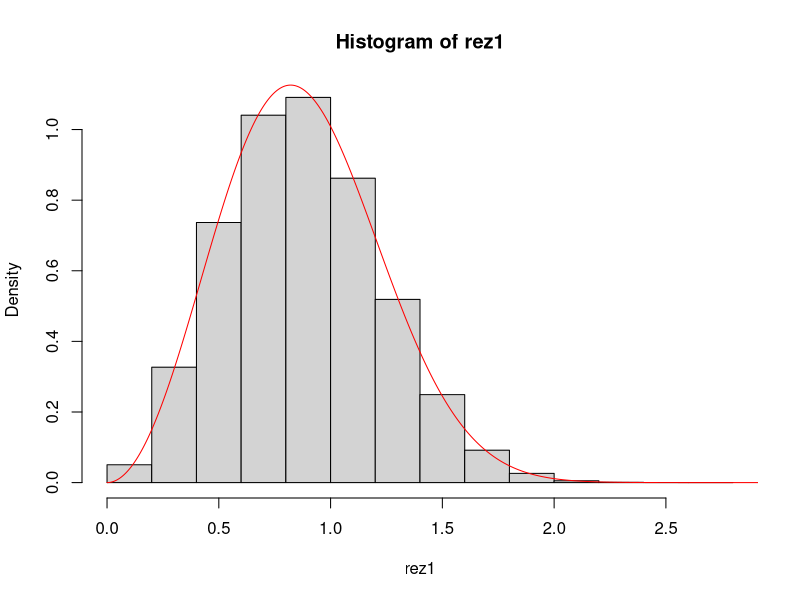
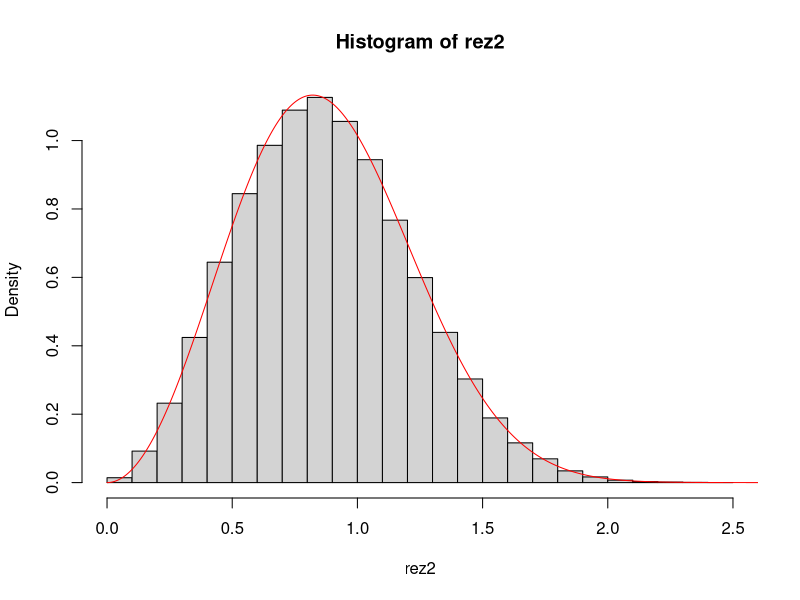
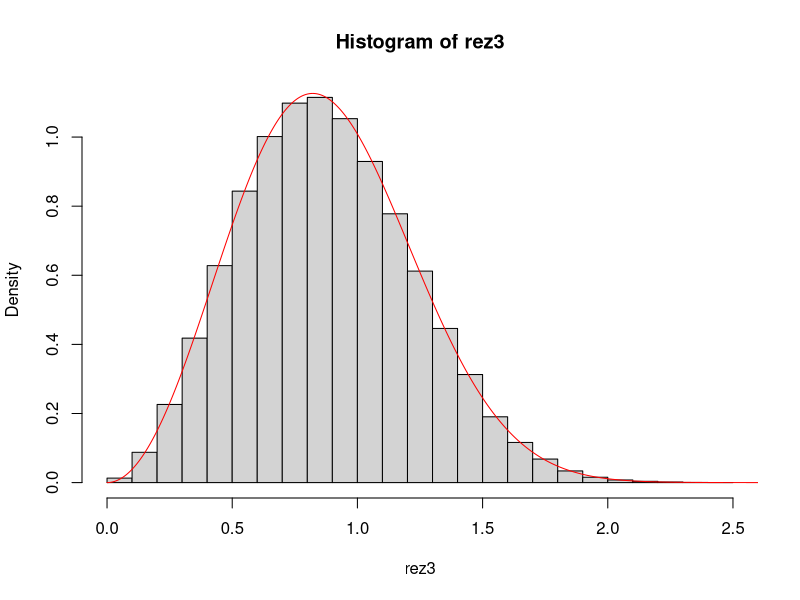

These charts were generated, in order, by the following R code:
f <- function (x,a=1){
  return(a*(sin(x)^2*exp(-x^2*sqrt(x))))
}

g2 <- function(x){
  return(1/(2*pi) * 1/(1+ (x^2)/4))
}


rg2 <- function(n){
  u <- runif(n)
  return(2*tan(pi*u))
}




fmed<-function(x){
  return(x*f(x,3.852985))  # folosita pt a calcula media
}


raport1<-function(x){
  return(f(x)/dexp(x))  
}

raport2<-function(x){
  return(f(x)/(2*g2(x))) 
}

raport3<-function(x){
  return(f(x)/(2*dnorm(x))) 
}

medie_exacta<-integrate(fmed,0,Inf)$value



func1 <- function(dummy, k=1)
{
  while (TRUE)
  { 
    u <- runif(1)
    y <- rexp(1)
    g <- dexp(y)
    if (u <= f(y) / (k* g)) return(y) 
  }
}


freq1 <- function(dummy, k=1)
{
  u <- runif(1)
  y <- rexp(1)
  g1 <- dexp(y)
  if (u <= f(y) / (k* g1)) return(1) 
  return(0)
}

func2 <- function(dummy, k=1)
{
  while (TRUE)
  { 
    u <- runif(1)
    y <- abs(rg2(1))
    g <- 2*g2(y)
    if (u <= f(y) / (k* g)) return(y) 
  }
}

freq2 <- function(dummy, k=1)
{
  while (TRUE)
  { 
    u <- runif(1)
    y <- abs(rg2(1))
    g <- 2*g2(y)
    if (u <= f(y) / (k* g)) return(1) 
    return(0)
  }
}

func3 <- function(dummy, k=1)
{
  while (TRUE)
  { 
    u <- runif(1)
    y <- abs(rnorm(1))
    # while(y<0){
    #   y<-rnorm(1)
    # }
    
    g <- 2*dnorm(y)
    if (u <= f(y) / (k* g)) return(y) 
  }
}

aux3 <- function (nr,rez){
  
  return(mean(rez[1:nr]))
}

freq3<- function(dummy, k=1)
{
  u <- runif(1)
  y <- abs(rnorm(1))
  # while(y<0){
  #   y<-rnorm(1)
  # }
  g1 <- 2*dnorm(y)
  if (u <= f(y) / (k* g1)) return(1) 
  return(0)
}


x<-seq(0,4,0.001)  # intervalul discretizat


sup1<-optimise(raport1,x,maximum=TRUE)
sup2<-optimise(raport2,x,maximum=TRUE)
sup3<-optimise(raport3,x,maximum=TRUE)


acceptate1<-sapply(1:10^5,freq1,sup1$objective)
acceptate2<-sapply(1:10^5,freq2,sup2$objective)
acceptate3<-sapply(1:10^5,freq3,sup3$objective)

rata1<-mean(acceptate1)
rata2<-mean(acceptate2)
rata3<-mean(acceptate3)

constAprox1<-1/((sup1$objective)*rata1)
constAprox2<-1/((sup2$objective)*rata2)
constAprox3<-1/((sup3$objective)*rata3)



rez1<-sapply(1:10^5,func1,sup1$objective)
rez2<-sapply(1:10^5,func2,sup2$objective)
rez3<-sapply(1:10^5,func3,sup3$objective)


#rezultate3<-c()

# for (i in 1:10){
#   
#   rezultate3<-c(rezultate3,mean(sapply(1:10^5,func3,sup3$objective)))
#   
# }
# 
# plot(1:10,rezultate3, type = "o" )
# abline(h = medie_exacta+0.001, col = "red") 
# abline(h = medie_exacta-0.001, col = "red") 
# abline(h = medie_exacta, col = "blue") 
# 
# 
# rezultate3p<-c()
# 
# for (i in 1:10){
#   
#   rezultate3p<-c(rezultate3p,mean(sapply(1:10^6,func3,sup3$objective)))
#   
# }
# 
# plot(1:10,rezultate3p, type = "o" )
# abline(h = medie_exacta+0.001, col = "red") 
# abline(h = medie_exacta-0.001, col = "red") 
# abline(h = medie_exacta, col = "blue") 

# medie1<-mean(rez1)
# 
# medii1<-cumsum(rez1)/seq_along(rez1)
# 
# criteriu1<-which(abs(medii1-medie_exacta)<=0.001)
# 
# print(criteriu1)
# 
# 
# 
# 
# medie2<-mean(rez2)
# 
# medii2<-cumsum(rez2)/seq_along(rez2)
# 
# criteriu2<-which(abs(medii2-medie_exacta)<=0.001)
# 
# print(criteriu2)
# 
# 
# 
# medie3<-mean(rez3)
# 
# medii3<-cumsum(rez3)/seq_along(rez3)
# 
# criteriu3<-which(abs(medii3-medie_exacta)<=0.001)
# 
# print(criteriu3)


hist(rez1,freq=F)
lines(x,f(x,constAprox1),col='red')

hist(rez2,freq=F)
lines(x,f(x,constAprox2),col='red')

hist(rez3,freq=F)
lines(x,f(x,constAprox3),col='red')




#aproximarea mediei
sim_est_medie3<-sapply(1:10^6,freq3,sup3$objective)


est3<-mean(sim_est_medie3)

est_freq3<-cumsum(sim_est_medie3)/seq_along(sim_est_medie3)

est_freq3<-est_freq3[est_freq3!=0]

est_constante_aprox3<-1/(est_freq3*sup3$objective)

fmedAux<-function(x,a){
  return(x*f(x,a))
}

integrare_auxiliara<-function(constanta){
  return (integrate(fmedAux,0,Inf,a=constanta)$value)
}

medii_aprox3<-sapply(est_constante_aprox3,integrare_auxiliara)


medii_acceptate3<-which(abs(medii_aprox3-medie_exacta)<0.001)

print(mean(medii_acceptate3))

# print(est_constante_aprox3[length(est_constante_aprox3)])
# 
# print(est_freq3[length(est_freq3)])
